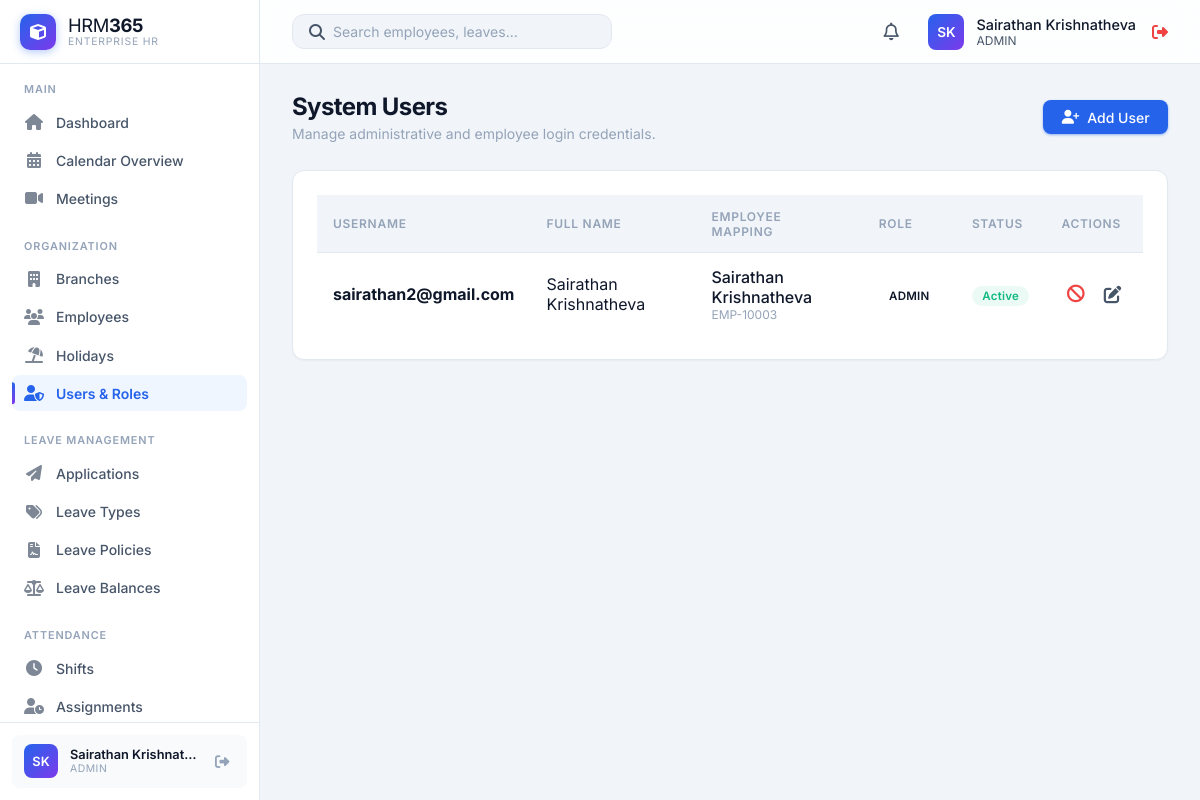
Screenshot of /HRM365/modules/users/index.php (signed in) with the database file from the repository.
### tables this page shows
CREATE TABLE `users` (
  `id` int(11) NOT NULL,
  `username` varchar(50) NOT NULL,
  `password` varchar(255) NOT NULL,
  `full_name` varchar(100) DEFAULT NULL,
  `phone` varchar(30) DEFAULT NULL,
  `role` enum('admin','HR','manager','employee') DEFAULT 'employee',
  `status` enum('Active','Inactive') DEFAULT 'Active',
  `language` varchar(20) DEFAULT 'English',
  `department` varchar(50) DEFAULT NULL,
  `employee_id` int(11) DEFAULT NULL,
  `created_at` timestamp NOT NULL DEFAULT current_timestamp()
);

CREATE TABLE `employees` (
  `id` int(11) NOT NULL,
  `employee_code` varchar(20) NOT NULL,
  `first_name` varchar(50) NOT NULL,
  `last_name` varchar(50) NOT NULL,
  `email` varchar(100) NOT NULL,
  `phone` varchar(20) DEFAULT NULL,
  `nic_number` varchar(30) DEFAULT NULL,
  `department` varchar(50) DEFAULT NULL,
  `designation` varchar(50) DEFAULT NULL,
  `status` enum('Active','On Leave','Resigned','Terminated') DEFAULT 'Active',
  `resignation_termination_date` date DEFAULT NULL,
  `biometric_user_id` varchar(50) DEFAULT NULL,
  `hire_date` date DEFAULT NULL,
  `created_at` timestamp NOT NULL DEFAULT current_timestamp(),
  `updated_at` timestamp NOT NULL DEFAULT current_timestamp() ON UPDATE current_timestamp(),
  `date_of_birth` date DEFAULT NULL,
  `gender` enum('Male','Female','Other') DEFAULT NULL,
  `address` text DEFAULT NULL,
  `branch_id` int(11) DEFAULT NULL,
  `employment_type` enum('Full-time','Part-time','Contract') DEFAULT NULL,
  `base_salary` decimal(10,2) DEFAULT NULL,
  `profile_photo` varchar(255) DEFAULT NULL,
  `shift_id` int(11) DEFAULT NULL,
  `attendance_policy_id` int(11) DEFAULT NULL
);

### HRM365/includes/db.php (called while the page is built, shortened)
<?php
if (!function_exists('app_url')) {
    function app_url(string $path = ''): string
    {
        $base = APP_BASE_URL;
        $path = ltrim($path, '/');
        return $path === '' ? $base : $base . '/' . $path;
    }
}
?>

### HRM365/includes/auth.php (called while the page is built, shortened)
<?php
require_once __DIR__ . '/db.php';
$currentUser = [
    'id' => $_SESSION['user_id'],
    'username' => $_SESSION['username'],
    'role' => $_SESSION['role'] ?? 'employee',
    'employee_id' => $_SESSION['employee_id'] ?? null,
    'department' => null,
    'first_name' => null,
    'last_name' => null,
    'profile_photo' => null
];
$userStmt = $pdo->prepare("SELECT username, role, full_name, employee_id, department FROM users WHERE id = ? AND status = 'Active'");
$userStmt->execute([$currentUser['id']]);
$freshUser = $userStmt->fetch();
$currentUser['username'] = $freshUser['username'];
$currentUser['role'] = $freshUser['role'];
$currentUser['employee_id'] = $freshUser['employee_id'];
$currentUser['department'] = $freshUser['department'];
if ($currentUser['employee_id']) {
    $authStmt = $pdo->prepare("SELECT first_name, last_name, department, profile_photo FROM employees WHERE id = ?");
    $authStmt->execute([$currentUser['employee_id']]);
    $authEmp = $authStmt->fetch();
    if ($authEmp) {
        $currentUser['first_name'] = $authEmp['first_name'];
        $currentUser['last_name'] = $authEmp['last_name'];
        $currentUser['department'] = $authEmp['department'];
        $currentUser['profile_photo'] = $authEmp['profile_photo'];
    }
}
?>

### HRM365/modules/users/index.php (the view, shortened to what this page needs)
<?php
require_once '../../includes/db.php';
require_once '../../includes/auth.php';
$stmt = $pdo->query("
    SELECT u.*, e.employee_code, e.first_name, e.last_name
    FROM users u
    LEFT JOIN employees e ON u.employee_id = e.id
    ORDER BY u.created_at DESC
");
$users = $stmt->fetchAll();
include '../../includes/header.php';
?>
<div class="page-header">
    <div>
        <h1 class="page-title">System Users</h1>
        <div class="page-subtitle">Manage administrative and employee login credentials.</div>
    </div>
    <a href="create.php" class="btn btn-primary">
        <i class="fas fa-user-plus"></i> Add User
    </a>
</div>
<div class="card">
    <div class="table-container">
        <table class="table">
            <thead>
                <tr>
                    <th>Username</th>
                    <th>Full Name</th>
                    <th>Employee Mapping</th>
                    <th>Role</th>
                    <th>Status</th>
                    <th>Actions</th>
                </tr>
            </thead>
            <tbody>
                <?php foreach ($users as $u): ?>
                <tr>
                    <td><strong><?php echo htmlspecialchars($u['username']); ?></strong></td>
                    <td><?php echo htmlspecialchars($u['full_name'] ?? '-'); ?></td>
                    <td>
                        <?php if ($u['employee_id']): ?>
                            <div style="font-weight: 500; color: var(--text-primary);"><?php echo htmlspecialchars($u['first_name'] . ' ' . $u['last_name']); ?></div>
                            <div style="font-size: 0.75rem; color: var(--text-muted);"><?php echo htmlspecialchars($u['employee_code']); ?></div>
                        <?php else: ?>
                            <span style="color: var(--accent-warning); font-size: 0.85rem;"><i class="fas fa-unlink"></i> Not Linked</span>
                        <?php endif; ?>
                    </td>
                    <td><span class="status-badge" style="text-transform: uppercase;"><?php echo htmlspecialchars($u['role']); ?></span></td>
                    <td>
                        <?php if ($u['status'] === 'Active'): ?>
                            <span class="status-badge status-active">Active</span>
                        <?php else: ?>
                            <span class="status-badge status-leave">Inactive</span>
                        <?php endif; ?>
                    </td>
                    <td>
                        <div style="display: flex; gap: 0.5rem;">
                            <form action="toggle_status.php" method="POST" style="margin: 0;">
                                <?php if ($u['status'] === 'Active'): ?>
                                    <button type="submit" class="action-btn" style="color: var(--accent-danger);" title="Deactivate"><i class="fas fa-ban"></i></button>
                                <?php else: ?>
                                    <input type="hidden" name="status" value="Active">
                                    <button type="submit" class="action-btn" style="color: var(--accent-success);" title="Activate"><i class="fas fa-check-circle"></i></button>
                                <?php endif; ?>
                            </form>
                            <a href="edit.php?id=<?php echo $u['id']; ?>" class="action-btn" title="Edit User"><i class="fas fa-edit"></i></a>
                        </div>
                    </td>
                </tr>
                <?php endforeach; ?>
            </tbody>
        </table>
    </div>
</div>
<?php include '../../includes/footer.php'; ?>

### HRM365/includes/header.php (shortened to what this page needs)
<?php
require_once __DIR__ . '/auth.php';
require_once __DIR__ . '/avatar.php';
$stylesheetPath = __DIR__ . '/../css/styles.css';
$stylesheetVersion = is_file($stylesheetPath) ? filemtime($stylesheetPath) : time();
?>
<!DOCTYPE html>
<html lang="en">
<head>
    <link rel="stylesheet" href="<?php echo app_url('css/styles.css'); ?>?v=<?php echo $stylesheetVersion; ?>">
    <link rel="stylesheet" href="https://cdnjs.cloudflare.com/ajax/libs/font-awesome/6.4.0/css/all.min.css">
</head>
<body>
    <?php include 'sidebar.php'; ?>
    <div class="main-wrapper">
        <header class="top-header">
            <div class="header-search">
                <i class="fas fa-search text-secondary"></i>
                <input type="text" id="globalSearchInput" placeholder="Search employees, leaves..." autocomplete="off">
            </div>
            <div class="header-actions">
                <a href="<?php echo app_url('modules/notifications/index.php'); ?>" class="action-btn" title="Notifications">
                    <i class="far fa-bell"></i>
                </a>
                <div class="user-profile" style="display: flex; align-items: center; gap: 1rem;">
                    <a href="<?php echo app_url('profile.php'); ?>" style="display: flex; align-items: center; gap: 0.75rem; text-decoration: none; color: inherit;">
                        <?php echo render_avatar($currentUser['first_name'] ?? null, $currentUser['last_name'] ?? null, $currentUser['profile_photo'] ?? null, $currentUser['username']); ?>
                        <div class="user-info">
                            <div style="font-size: 0.9rem; font-weight: 500; color: var(--text-primary);">
                                <?php echo htmlspecialchars($_SESSION['full_name'] ?? $currentUser['username']); ?>
                            </div>
                            <div style="font-size: 0.75rem; color: var(--text-secondary); text-transform: uppercase;">
                                <?php echo htmlspecialchars($currentUser['role']); ?>
                            </div>
                        </div>
                    </a>
                    <a href="<?php echo app_url('logout.php'); ?>" style="color: var(--accent-danger);" title="Logout"><i class="fas fa-sign-out-alt"></i></a>
                </div>
            </div>
        </header>
        <main class="content-area">

### HRM365/includes/sidebar.php (shortened to what this page needs)
<?php
require_once __DIR__ . '/avatar.php';
?>
<aside class="sidebar">
    <div class="sidebar-header">
        <a href="<?php echo app_url('modules/dashboard/index.php'); ?>" class="sidebar-logo">
            <div class="logo-icon">
                <i class="fas fa-cube"></i>
            </div>
            <div class="logo-text">
                <span class="logo-brand">HRM<strong>365</strong></span>
                <span class="logo-tagline">Enterprise HR</span>
            </div>
        </a>
    </div>
    <nav class="sidebar-nav" id="sidebarNav">
        <?php $uri = $_SERVER['REQUEST_URI']; ?>
        <div class="nav-section-label">Main</div>
        <a href="<?php echo app_url('modules/dashboard/index.php'); ?>" class="nav-item <?php echo strpos($uri, '/modules/dashboard') !== false ? 'active' : ''; ?>">
            <i class="fas fa-home nav-icon"></i>
            <span>Dashboard</span>
        </a>
        <a href="<?php echo app_url('modules/calendar/index.php'); ?>" class="nav-item <?php echo strpos($uri, '/modules/calendar') !== false ? 'active' : ''; ?>">
            <i class="fas fa-calendar-alt nav-icon"></i>
            <span>Calendar Overview</span>
        </a>
        <a href="<?php echo app_url('modules/meetings/index.php'); ?>" class="nav-item <?php echo strpos($uri, '/modules/meetings') !== false ? 'active' : ''; ?>">
            <i class="fas fa-video nav-icon"></i>
            <span>Meetings</span>
        </a>
        <?php if (in_array($currentUser['role'], ['admin', 'manager', 'HR'])): ?>
        <div class="nav-section-label">Organization</div>
        <?php if (in_array($currentUser['role'], ['admin', 'HR'])): ?>
        <a href="<?php echo app_url('modules/branches/index.php'); ?>" class="nav-item <?php echo strpos($uri, '/modules/branches') !== false ? 'active' : ''; ?>">
            <i class="fas fa-building nav-icon"></i>
            <span>Branches</span>
        </a>
        <?php endif; ?>
        <a href="<?php echo app_url('modules/employees/index.php'); ?>" class="nav-item <?php echo strpos($uri, '/modules/employees') !== false ? 'active' : ''; ?>">
            <i class="fas fa-users nav-icon"></i>
            <span>Employees</span>
        </a>
        <a href="<?php echo app_url('modules/holidays/index.php'); ?>" class="nav-item <?php echo strpos($uri, '/modules/holidays') !== false ? 'active' : ''; ?>">
            <i class="fas fa-umbrella-beach nav-icon"></i>
            <span>Holidays</span>
        </a>
        <?php endif; ?>
        <?php if (in_array($currentUser['role'], ['admin', 'HR'])): ?>
        <a href="<?php echo app_url('modules/users/index.php'); ?>" class="nav-item <?php echo strpos($uri, '/modules/users') !== false ? 'active' : ''; ?>">
            <i class="fas fa-user-shield nav-icon"></i>
            <span>Users & Roles</span>
        </a>
        <?php endif; ?>
        <div class="nav-section-label">Leave Management</div>
        <a href="<?php echo app_url('modules/leave_applications/index.php'); ?>" class="nav-item <?php echo strpos($uri, '/modules/leave_applications') !== false ? 'active' : ''; ?>">
            <i class="fas fa-paper-plane nav-icon"></i>
            <span>Applications</span>
        </a>
        <a href="<?php echo app_url('modules/leave_types/index.php'); ?>" class="nav-item <?php echo strpos($uri, '/modules/leave_types') !== false ? 'active' : ''; ?>">
            <i class="fas fa-tags nav-icon"></i>
            <span>Leave Types</span>
        </a>
        <a href="<?php echo app_url('modules/leave_policies/index.php'); ?>" class="nav-item <?php echo strpos($uri, '/modules/leave_policies') !== false ? 'active' : ''; ?>">
            <i class="fas fa-file-contract nav-icon"></i>
            <span>Leave Policies</span>
        </a>
        <a href="<?php echo app_url('modules/leave_balances/index.php'); ?>" class="nav-item <?php echo strpos($uri, '/modules/leave_balances') !== false ? 'active' : ''; ?>">
            <i class="fas fa-balance-scale nav-icon"></i>
            <span>Leave Balances</span>
        </a>
        <div class="nav-section-label">Attendance</div>
        <?php if (in_array($currentUser['role'], ['admin', 'HR'])): ?>
        <a href="<?php echo app_url('modules/shifts/index.php'); ?>" class="nav-item <?php echo strpos($uri, '/modules/shifts') !== false ? 'active' : ''; ?>">
            <i class="fas fa-clock nav-icon"></i>
            <span>Shifts</span>
        </a>
        <a href="<?php echo app_url('modules/attendance_assignments/index.php'); ?>" class="nav-item <?php echo strpos($uri, '/modules/attendance_assignments') !== false ? 'active' : ''; ?>">
            <i class="fas fa-user-clock nav-icon"></i>
            <span>Assignments</span>
        </a>
        <?php endif; ?>
    </nav>
    <div class="sidebar-footer">
        <div class="sidebar-user">
            <?php echo render_avatar($currentUser['first_name'] ?? null, $currentUser['last_name'] ?? null, $currentUser['profile_photo'] ?? null, $currentUser['username']); ?>
            <div class="sidebar-user-info">
                <div class="sidebar-user-name"><?php echo htmlspecialchars($_SESSION['full_name'] ?? $currentUser['username']); ?></div>
                <div class="sidebar-user-role"><?php echo htmlspecialchars($currentUser['role']); ?></div>
            </div>
            <a href="<?php echo app_url('logout.php'); ?>" class="sidebar-logout" title="Logout"><i class="fas fa-sign-out-alt"></i></a>
        </div>
    </div>
</aside>

### HRM365/includes/avatar.php (shortened to what this page needs)
<?php
function profile_photo_url(?string $path): ?string
{
    if (empty($path)) {
        return null;
    }
    $relative = ltrim(str_replace('\\', '/', $path), '/');
    $absolute = realpath(__DIR__ . '/../' . str_replace('/', DIRECTORY_SEPARATOR, $relative));
    return app_url($relative) . '?v=' . filemtime($absolute);
}
function avatar_initials(?string $first, ?string $last, ?string $fallback = ''): string
{
    $first = trim((string) $first);
    $last = trim((string) $last);
    if ($first !== '' || $last !== '') {
        return strtoupper(substr($first, 0, 1) . substr($last, 0, 1));
    }
    $fallback = trim($fallback);
    return strtoupper(substr($fallback !== '' ? $fallback : 'U', 0, 2));
}
function render_avatar(?string $first, ?string $last, ?string $photoPath, ?string $fallback = '', string $class = 'avatar', string $style = ''): string
{
    $url = profile_photo_url($photoPath);
    $label = trim(trim((string) $first) . ' ' . trim((string) $last));
    $styleAttr = $style !== '' ? ' style="' . htmlspecialchars($style, ENT_QUOTES, 'UTF-8') . '"' : '';
    $classAttr = htmlspecialchars($class, ENT_QUOTES, 'UTF-8');
    $titleAttr = htmlspecialchars($label, ENT_QUOTES, 'UTF-8');
    return '<div class="' . $classAttr . '"' . $styleAttr . ' title="' . $titleAttr . '">' . htmlspecialchars(avatar_initials($first, $last, $fallback), ENT_QUOTES, 'UTF-8') . '</div>';
}

### rows the page displays
users: avatar_initials($first, $last, $fallback) "SK SK", role "ADMIN", username "sairathan2@gmail.com", full_name "Sairathan Krishnatheva", employee.last_name "Sairathan Krishnatheva", employee.employee_code "EMP-10003", status "Active"

### other values shown
$_SESSION['full_name'] "Sairathan Krishnat…"
$_SESSION['full_name'] "Sairathan Krishnatheva"
